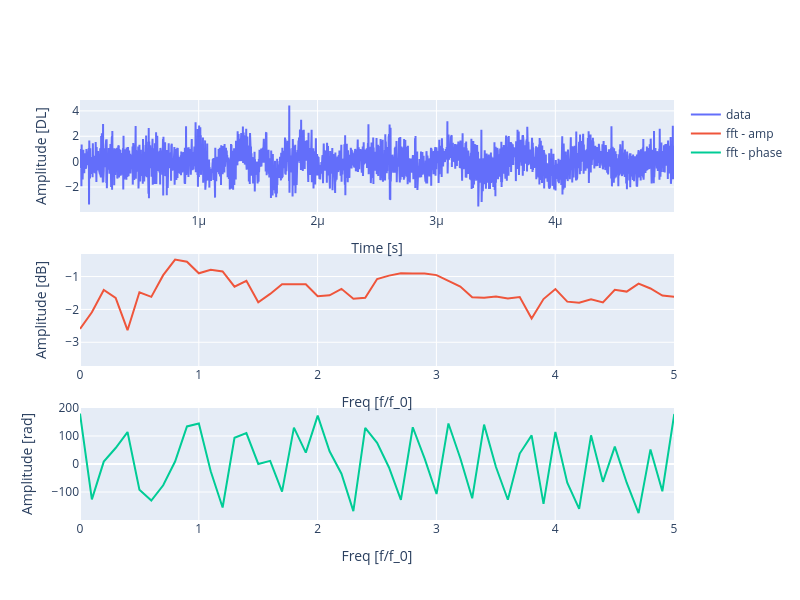

Notebook code cell kept with this figure:
### Code cell
# Plot generated data
fft_data, freq = fft(data_processed, sampling_rate, frequency)

# plot sound wave and fft
fig = make_subplots(rows=3, cols=1)
fig.add_trace( go.Scatter(x=t_plot, y=data_processed, mode='lines',name='data'),
              row=1,col=1)
fig.add_trace( go.Scatter(x=freq,y=np.log10(np.abs(fft_data)),mode='lines',name='fft - amp'),
              row=2,col=1)
fig.add_trace( go.Scatter(x=freq, y=np.angle(fft_data, deg=True),mode='lines', name = 'fft - phase'),
              row=3,col=1)

fig.update_layout(height=600, width=800,
                  xaxis1 = dict(title='Time [s]'),
                  xaxis2 = dict(title='Freq [f/f_0]', range=[0, fft_lim]),
                  xaxis3 = dict(title='Freq [f/f_0]', range=[0, fft_lim]),
                  yaxis1 = dict(title='Amplitude [DL]'),
                  yaxis2 = dict(title='Amplitude [dB]'),
                  yaxis3 = dict(title='Amplitude [rad]'))
fig.show()

### Figure 1 — Plotly figure (JSON) as saved in the notebook; plotly's stock layout.template omitted (floating-point values rounded to 4 significant figures; data arrays with more than 128 entries replaced by an {"elided": "..."} marker saying what was removed)
{"data": [{"mode": "lines", "name": "data", "type": "scatter", "x": {"elided": "2499 float values"}, "xaxis": "x", "y": {"elided": "2499 float values"}, "yaxis": "y"}, {"mode": "lines", "name": "fft - amp", "type": "scatter", "x": {"elided": "1249 float values"}, "xaxis": "x2", "y": {"elided": "1249 float values"}, "yaxis": "y2"}, {"mode": "lines", "name": "fft - phase", "type": "scatter", "x": {"elided": "1249 float values"}, "xaxis": "x3", "y": {"elided": "1249 float values"}, "yaxis": "y3"}], "layout": {"height": 600, "width": 800, "xaxis": {"anchor": "y", "domain": [0, 1], "title": {"text": "Time [s]"}}, "xaxis2": {"anchor": "y2", "domain": [0, 1], "range": [0, 5], "title": {"text": "Freq [f/f_0]"}}, "xaxis3": {"anchor": "y3", "domain": [0, 1], "range": [0, 5], "title": {"text": "Freq [f/f_0]"}}, "yaxis": {"anchor": "x", "domain": [0.7333, 1], "title": {"text": "Amplitude [DL]"}}, "yaxis2": {"anchor": "x2", "domain": [0.3667, 0.6333], "title": {"text": "Amplitude [dB]"}}, "yaxis3": {"anchor": "x3", "domain": [0, 0.2667], "title": {"text": "Amplitude [rad]"}}}}
